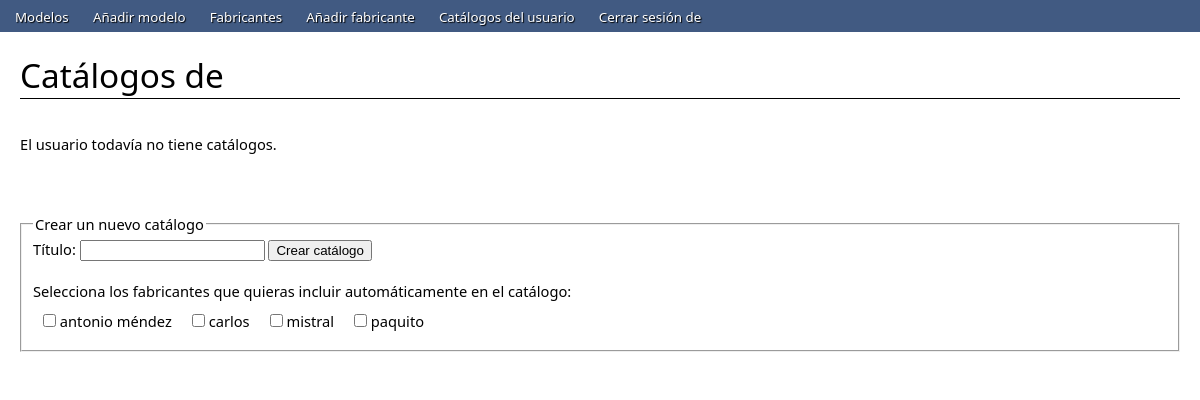
Screenshot of /catalogos.php (signed in) with the database file from the repository.
### tables this page shows
create table fabricantes
(
	id int auto_increment,
	nombre varchar(50),
	telefono varchar(500),
	informacion_adicional varchar(5000),
	fecha_insercion datetime not null,
	primary key (id),
	unique (nombre)
);

### CADCatalogo.php (called while the page is built, shortened)
<?php
require_once 'BD.php';
require_once 'ENCatalogo.php';
class CADCatalogo
{
	public static function obtenerTodos($id_usuario=NULL)
	{
		$listaCatalogos = NULL;
		try
		{
			$sentencia = "";
			if ($id_usuario == NULL)
				$sentencia = "select * from catalogos order by id desc";
			else
				$sentencia = "select * from catalogos where id_usuario = $id_usuario order by id desc";
			$resultado = mysql_query($sentencia, BD::conectar());
			if ($resultado)
			{
				$listaCatalogos = array();
			}
			else
			{
				Logger::error("<CADCatalogo::obtenerTodos(id_usuario=NULL)>".mysql_error());
			}
		}
		catch (Exception $e)
		{
			$listaCatalogos = NULL;
			Logger::error("<CADCatalogo::obtenerTodos(id_usuario=NULL) ".$e->getMessage());
		}
		return $listaCatalogos;
	}
}
?>

### BD.php (called while the page is built, shortened)
<?php
class BD
{
	private static $ip;
	private static $usuario;
	private static $contrasena;
	public static function espeficarDatos($ip, $usuario, $contrasena, $nombreBd)
	{
		self::$ip = $ip;
		self::$usuario = $usuario;
		self::$contrasena = $contrasena;
	}
	public static function conectar()
	{
		if (!($conexion=mysql_connect(self::$ip,self::$usuario,self::$contrasena)))
		{
			Logger::error("<BD::conectar> No se pudo conectar al servidor de la base de datos.");
			$conexion = NULL;
		}
		return $conexion;
	}
}
?>

### ENCatalogo.php (called while the page is built, shortened)
<?php
require_once 'CADCatalogo.php';
class ENCatalogo
{
	public static function obtenerTodos($id_usuario=NULL)
	{
		return CADCatalogo::obtenerTodos($id_usuario);
	}
}
?>

### CADFabricante.php (called while the page is built, shortened)
<?php
require_once 'BD.php';
require_once 'ENFabricante.php';
class CADFabricante
{
	private static function obtenerDatos($fila)
	{
		$fabricante = new ENFabricante;
		$fabricante->setId($fila[0]);
		$fabricante->setNombre(utf8_encode($fila[1]));
		$fabricante->setTelefono(utf8_encode($fila[2]));
		$fabricante->setInformacionAdicional(utf8_encode($fila[3]));
		return $fabricante;
	}
	public static function obtenerTodos()
	{
		$listaFabricantes = NULL;
		try
		{
			$sentencia = "select * from fabricantes order by nombre";
			$resultado = mysql_query($sentencia, BD::conectar());
			if ($resultado)
			{
				$listaFabricantes = array();
				$contador = 0;
				while ($fila = mysql_fetch_array($resultado))
				{
					$fabricante = self::obtenerDatos($fila);
					if ($fabricante != NULL)
					{
						$listaFabricantes[$contador++] = $fabricante;
					}
					else
					{
						Logger::aviso("<CADFabricante::obtenerTodos()> Fabricante nulo nº $contador");
					}
				}
			}
			else
			{
				Logger::error("<CADFabricante::obtenerTodos()>".mysql_error());
			}
		}
		catch (Exception $e)
		{
			$listaFabricantes = NULL;
			Logger::error("<CADFabricante::obtenerTodos() ".$e->getMessage());
		}
		return $listaFabricantes;
	}
}
?>

### ENFabricante.php (called while the page is built, shortened)
<?php
require_once('CADFabricante.php');
class ENFabricante
{
	private $id;
	private $nombre;
	public function  __construct($nombre="")
	{
		$this->id = 0;
		$this->nombre = $nombre;
	}
	public function getId()
	{
		return $this->id;
	}
	public function setId($id)
	{
		if (is_numeric($id))
		{
			if ($id > 0 && $this->id == 0)
			{
				$this->id = $id;
				return true;
			}
		}
		return false;
	}
	public function getNombre()
	{
		return $this->nombre;
	}
	public function setNombre($nombre)
	{
		if (is_string($nombre))
		{
			$this->nombre = $nombre;
			return true;
		}
		else
		{
			return false;
		}
	}
	public function setTelefono($telefono)
	{
		if (is_string($telefono))
		{
			return true;
		}
		else
		{
			return false;
		}
	}
	public function setInformacionAdicional($informacion_adicional)
	{
		if (is_string($informacion_adicional))
		{
			return true;
		}
		else
		{
			return false;
		}
	}
	public static function obtenerTodos()
	{
		return CADFabricante::obtenerTodos();
	}
}
?>

### catalogos.php (the view, shortened to what this page needs)
<!DOCTYPE html PUBLIC "-//W3C//DTD XHTML 1.0 Strict//EN" "http://www.w3.org/TR/xhtml1/DTD/xhtml1-strict.dtd">
<html xmlns="http://www.w3.org/1999/xhtml" xml:lang="en" lang="en">
	<head>
		<link rel="stylesheet" media="all" type="text/css" href="estilo/estilo.css" />
	</head>
	<body>
		<div id="contenedor">
			<div id="menu">
				<?php include 'menu.php'; ?>
			</div>
			<div id="contenido">
				<div id="titulo">
					<p>Catálogos de <strong><?php echo $_SESSION["usuario"]; ?></strong></p>
				</div>
				<div id="panel">
					<div id="resultados">
					<?php
					$catalogos = ENCatalogo::obtenerTodos($_SESSION["id_usuario"]);
					if ($catalogos != true)
					{
						echo "<p>El usuario todavía no tiene catálogos.</p>\n";
					}
					?>
					</div>
					<fieldset id="crearcatalogo">
						<legend>Crear un nuevo catálogo</legend>
						<form action="operarcatalogo.php" method="post">
							<div>
								Título: <input type="text" name="titulo" />
								<input type="submit" value="Crear catálogo" />
								<div id="checkboxesfabricante">
									<?php
										$fabricantes = ENFabricante::obtenerTodos();
										if ($fabricantes != NULL)
										{
											if (count($fabricantes) > 1)
											{
												echo "<p>Selecciona los fabricantes que quieras incluir automáticamente en el catálogo:<br /></p>\n";
												foreach ($fabricantes as $i)
												{
													if ($i->getId() != 1)
													{
														echo "<div class=\"checkboxfabricante\">\n";
														echo "<input type=\"checkbox\" name=\"fabricantes[]\" value=\"".$i->getId()."\" />&nbsp;".$i->getNombre()."\n";
														echo "</div>\n";
													}
												}
											}
										}
									?>
								</div>
							</div>
						</form>
					</fieldset>
				</div>
			</div>
		</div>
	</body>
</html>

### estilo/estilo.css (style rules this page uses)
* { margin: 0; text-decoration: none; }
body { font-family: Sans, sans, Verdana, 'DejaVu Sans', Arial, Calibri; background-color: #fff; }
#menu { background-color: #415a82; padding: 5px; }
#contenido { background-color: #fff; height: 100%; }
#titulo { padding: 20px; padding-bottom: 10px; font-size: 25pt; }
#titulo p { border-bottom: 1px solid #000; }
#panel { padding: 20px; padding-top: 25px; font-size: 11pt; background-color: #fff; }
#crearcatalogo { margin-top: 60px; }
#checkboxesfabricante { margin-top: 20px; margin-bottom: 10px }
.checkboxfabricante { float: left; padding: 10px; }

### rows the page displays
fabricantes: nombre "antonio méndez"
fabricantes: nombre "carlos"
fabricantes: nombre "mistral"
fabricantes: nombre "paquito"
